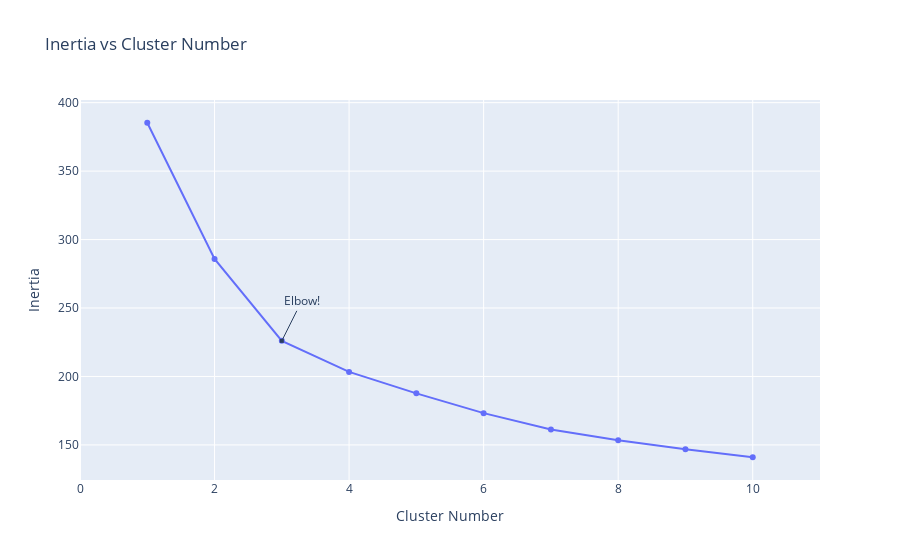

The notebook cell this image was saved under:
### Code cell
X=YP_subset
scaler = MinMaxScaler()
scaler.fit(X)
X=scaler.transform(X)
inertia = []
for i in range(1,11):
    kmeans = KMeans(
        n_clusters=i, init="k-means++",
        n_init=10,
        tol=1e-04, random_state=42
    )
    kmeans.fit(X)
    inertia.append(kmeans.inertia_)
fig = go.Figure(data=go.Scatter(x=np.arange(1,11),y=inertia))
fig.update_layout(title="Inertia vs Cluster Number",xaxis=dict(range=[0,11],title="Cluster Number"),
                  yaxis={'title':'Inertia'},
                 annotations=[
        dict(
            x=3,
            y=inertia[2],
            xref="x",
            yref="y",
            text="Elbow!",
            showarrow=True,
            arrowhead=7,
            ax=20,
            ay=-40
        )
    ])

### Figure 1 — Plotly figure (JSON) as saved in the notebook; plotly's stock layout.template omitted (floating-point values rounded to 4 significant figures)
{"data": [{"type": "scatter", "x": [1, 2, 3, 4, 5, 6, 7, 8, 9, 10], "y": [385.3, 285.8, 226.0, 203.3, 187.7, 173.2, 161.2, 153.4, 146.8, 141.0]}], "layout": {"annotations": [{"arrowhead": 7, "ax": 20, "ay": -40, "showarrow": true, "text": "Elbow!", "x": 3, "xref": "x", "y": 226.0, "yref": "y"}], "title": {"text": "Inertia vs Cluster Number"}, "xaxis": {"range": [0, 11], "title": {"text": "Cluster Number"}}, "yaxis": {"title": {"text": "Inertia"}}}}
